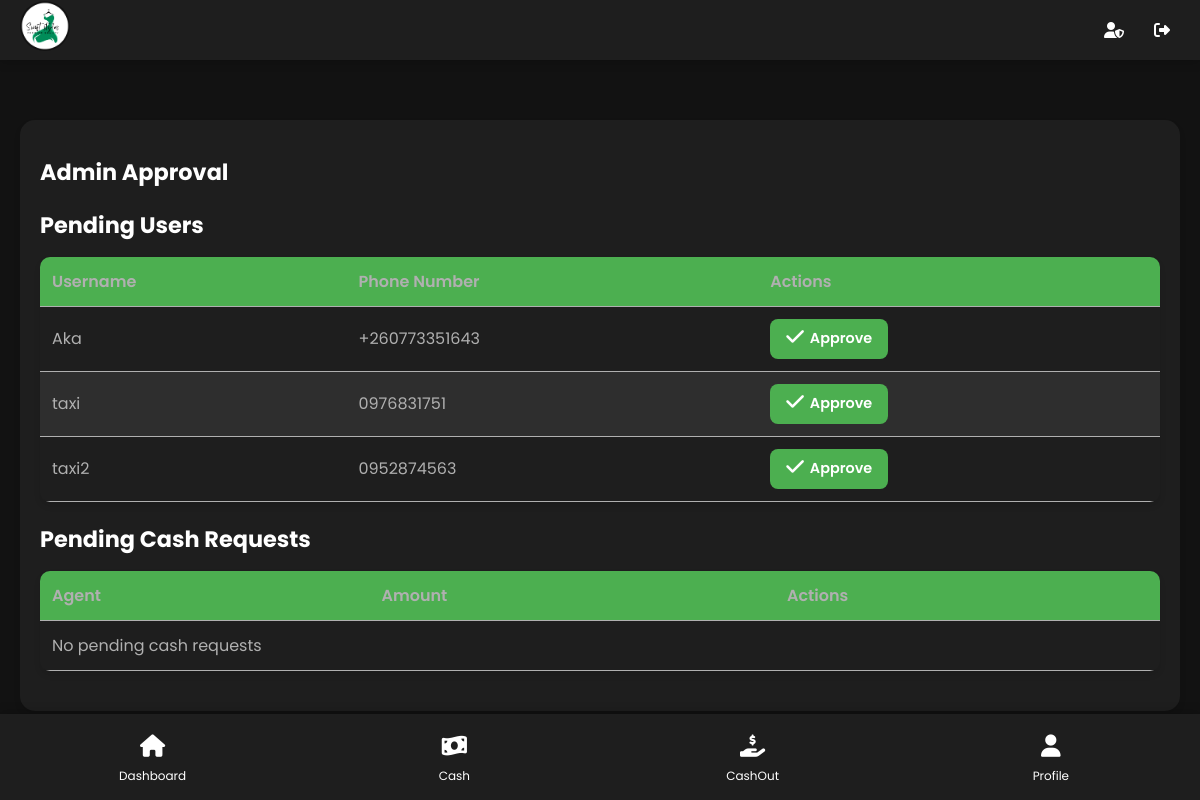
Screenshot of /admin-approval/ (signed in) with the database file from the repository.
### users/models.py (models this page shows, shortened)
class CustomUser(AbstractUser):
    first_name = models.CharField(max_length=100)
    last_name = models.CharField(max_length=100)
    phone_number = models.CharField(max_length=13, unique=True)
    house_number = models.CharField(max_length=50)
    business_location = models.CharField(max_length=255)
    profile_pic = models.ImageField(upload_to='profile_pics/', null=True, blank=True)
    profile_pic_thumbnail = models.ImageField(upload_to='profile_pics/thumbnails/', null=True, blank=True)
    is_approved = models.BooleanField(default=False)
    is_admin = models.BooleanField(default=False)
    is_driver = models.BooleanField(default=False)  # Add this line# Add this line

### mma/views.py (the view)
# urls.py: path('admin-approval/', views.admin_approval, name='admin_approval'),
@staff_member_required
def admin_approval(request):
    pending_users = CustomUser.objects.filter(is_approved=False)
    pending_float_requests = FloatRequest.objects.filter(is_approved=False)
    pending_cash_requests = CashRequest.objects.filter(is_approved=False)
    pending_orders = Order.objects.filter(status='pending')
    context = {
        'pending_users': pending_users,
        'pending_float_requests': pending_float_requests,
        'pending_cash_requests': pending_cash_requests,
        'pending_orders': pending_orders,
    }
    return render(request, 'mma/admin_approval.html', context)

### mma/templates/mma/admin_approval.html (shortened to what this page needs)
{% extends 'mma/base.html' %}
{% block content %}
    <div class="container">
        <div class="card">
            <h1>Admin Approval</h1>
            <h2>Pending Users</h2>
            <table>
                <thead>
                    <tr>
                        <th>Username</th>
                        <th>Phone Number</th>
                        <th>Actions</th>
                    </tr>
                </thead>
                <tbody>
                    {% for user in pending_users %}
                        <tr>
                            <td>{{ user.username }}</td>
                            <td>{{ user.phone_number }}</td>
                            <td>
                                <a href="{% url 'approve_user' user.id %}" class="btn">
                                    <i class="fas fa-check icon"></i> Approve
                                </a>
                            </td>
                        </tr>
                    {% empty %}
                        <tr><td colspan="3">No pending users</td></tr>
                    {% endfor %}
                </tbody>
            </table>
            <h2>Pending Cash Requests</h2>
            <table>
                <thead>
                    <tr>
                        <th>Agent</th>
                        <th>Amount</th>
                        <th>Actions</th>
                    </tr>
                </thead>
                <tbody>
                    {% for request in pending_cash_requests %}
                        <tr>
                            <td>{{ request.agent }}</td>
                            <td>K{{ request.amount|floatformat:2 }}</td>
                            <td>
                                <a href="{% url 'approve_cash_request' request.id %}" class="btn">
                                    <i class="fas fa-check icon"></i> Approve
                                </a>
                            </td>
                        </tr>
                    {% empty %}
                        <tr><td colspan="3">No pending cash requests</td></tr>
                    {% endfor %}
                </tbody>
            </table>
        </div>
    </div>
{% endblock %}

### mma/templates/mma/base.html (style rules this page uses)
:root { --primary-color: #4CAF50; --secondary-color: #2196F3; --background-color: #121212; --card-background: #1E1E1E; --text-color: #FFFFFF; --secondary-text: #B0B0B0; --nav-height: 60px; --table-header-bg: #333; --table-row-bg: #1E1E1E; --table-row-alt-bg: #2E2E2E; }
body { font-family: 'Poppins', sans-serif; background-color: var(--background-color); color: var(--text-color); margin: 0; padding: 0; padding-top: var(--nav-height); padding-bottom: 70px; }
.icon { font-size: 1.4em; margin-bottom: 4px; }
.card { background-color: var(--card-background); border-radius: 15px; padding: 20px; box-shadow: 0 4px 15px rgba(0, 0, 0, 0.1); transition: transform 0.3s, box-shadow 0.3s; }
.btn { background-color: var(--primary-color); color: var(--text-color); border: none; border-radius: 25px; padding: 12px 24px; cursor: pointer; font-weight: 600; text-decoration: none; display: inline-block; transition: background-color 0.3s, transform 0.3s, box-shadow 0.3s; text-align: center; }
table { width: 100%; border-collapse: separate; border-spacing: 0; margin-bottom: 20px; border-radius: 10px; overflow: hidden; }
th, td { padding: 15px; text-align: left; }
thead { background-color: var(--primary-color); }
tbody tr:nth-child(odd) { background-color: var(--table-row-bg); }
tbody tr:nth-child(even) { background-color: var(--table-row-alt-bg); }
th { color: var(--text-color); font-weight: 600; }
td { color: var(--secondary-text); }

### mma/templates/mma/admin_approval.html (style rules this page uses)
.card { background-color: var(--card-background); border-radius: 15px; padding: 20px; margin-bottom: 20px; box-shadow: 0 4px 6px rgba(0, 0, 0, 0.1); }
h1, h2 { color: var(--text-color); margin-bottom: 15px; font-size: 1.4rem; }
table { width: 100%; border-collapse: collapse; margin-bottom: 20px; background-color: var(--card-background-light); border-radius: 10px; box-shadow: 0 4px 6px rgba(0, 0, 0, 0.1); }
th, td { padding: 12px; text-align: left; border-bottom: 1px solid var(--secondary-text); }
th { color: var(--secondary-text); background-color: var(--primary-color-light); }
tr:nth-child(even) { background-color: var(--card-background-light); }
.btn { padding: 8px 16px; border: none; background-color: var(--primary-color); color: white; border-radius: 8px; cursor: pointer; text-decoration: none; display: inline-flex; align-items: center; font-size: 0.9rem; }
.btn .icon { margin-right: 6px; }

### rows the page displays
CustomUser: username "Aka", phone_number "+260773351643"
CustomUser: username "taxi", phone_number "0976831751"
CustomUser: username "taxi2", phone_number "0952874563"
